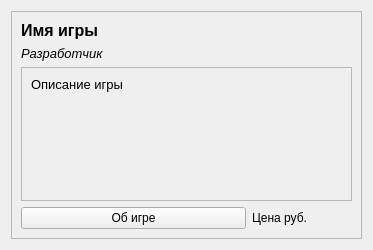
<?xml version="1.0" encoding="UTF-8"?>
<ui version="4.0">
 <class>GameItem</class>
 <widget class="QWidget" name="GameItem">
  <property name="geometry">
   <rect>
    <x>0</x>
    <y>0</y>
    <width>371</width>
    <height>250</height>
   </rect>
  </property>
  <property name="sizePolicy">
   <sizepolicy hsizetype="Preferred" vsizetype="Preferred">
    <horstretch>0</horstretch>
    <verstretch>0</verstretch>
   </sizepolicy>
  </property>
  <property name="maximumSize">
   <size>
    <width>16777215</width>
    <height>16777215</height>
   </size>
  </property>
  <property name="windowTitle">
   <string>Form</string>
  </property>
  <layout class="QVBoxLayout" name="verticalLayout">
   <item>
    <widget class="QFrame" name="mainFrame">
     <property name="frameShape">
      <enum>QFrame::StyledPanel</enum>
     </property>
     <property name="frameShadow">
      <enum>QFrame::Raised</enum>
     </property>
     <layout class="QVBoxLayout" name="verticalLayout_3">
      <item>
       <widget class="QLabel" name="gameTitle">
        <property name="sizePolicy">
         <sizepolicy hsizetype="Preferred" vsizetype="Fixed">
          <horstretch>0</horstretch>
          <verstretch>0</verstretch>
         </sizepolicy>
        </property>
        <property name="font">
         <font>
          <pointsize>12</pointsize>
          <bold>true</bold>
         </font>
        </property>
        <property name="text">
         <string>Имя игры</string>
        </property>
       </widget>
      </item>
      <item>
       <widget class="QLabel" name="gameDeveloper">
        <property name="sizePolicy">
         <sizepolicy hsizetype="Preferred" vsizetype="Fixed">
          <horstretch>0</horstretch>
          <verstretch>0</verstretch>
         </sizepolicy>
        </property>
        <property name="font">
         <font>
          <pointsize>10</pointsize>
          <italic>true</italic>
         </font>
        </property>
        <property name="text">
         <string>Разработчик</string>
        </property>
        <property name="margin">
         <number>5</number>
        </property>
       </widget>
      </item>
      <item>
       <widget class="QFrame" name="frame">
        <property name="sizePolicy">
         <sizepolicy hsizetype="Preferred" vsizetype="Expanding">
          <horstretch>0</horstretch>
          <verstretch>0</verstretch>
         </sizepolicy>
        </property>
        <property name="frameShape">
         <enum>QFrame::StyledPanel</enum>
        </property>
        <property name="frameShadow">
         <enum>QFrame::Sunken</enum>
        </property>
        <layout class="QVBoxLayout" name="verticalLayout_2">
         <item>
          <widget class="QLabel" name="gameDescription">
           <property name="sizePolicy">
            <sizepolicy hsizetype="Preferred" vsizetype="Expanding">
             <horstretch>0</horstretch>
             <verstretch>0</verstretch>
            </sizepolicy>
           </property>
           <property name="font">
            <font>
             <pointsize>10</pointsize>
            </font>
           </property>
           <property name="text">
            <string>Описание игры</string>
           </property>
           <property name="alignment">
            <set>Qt::AlignLeading|Qt::AlignLeft|Qt::AlignTop</set>
           </property>
           <property name="wordWrap">
            <bool>true</bool>
           </property>
          </widget>
         </item>
        </layout>
       </widget>
      </item>
      <item>
       <layout class="QHBoxLayout" name="horizontalLayout">
        <item>
         <widget class="QPushButton" name="buyButton">
          <property name="sizePolicy">
           <sizepolicy hsizetype="Expanding" vsizetype="Fixed">
            <horstretch>0</horstretch>
            <verstretch>0</verstretch>
           </sizepolicy>
          </property>
          <property name="minimumSize">
           <size>
            <width>225</width>
            <height>0</height>
           </size>
          </property>
          <property name="text">
           <string>Об игре</string>
          </property>
         </widget>
        </item>
        <item>
         <widget class="QLabel" name="priceLabel">
          <property name="minimumSize">
           <size>
            <width>100</width>
            <height>0</height>
           </size>
          </property>
          <property name="text">
           <string>Цена руб.</string>
          </property>
         </widget>
        </item>
       </layout>
      </item>
     </layout>
    </widget>
   </item>
  </layout>
 </widget>
 <resources/>
 <connections/>
</ui>
